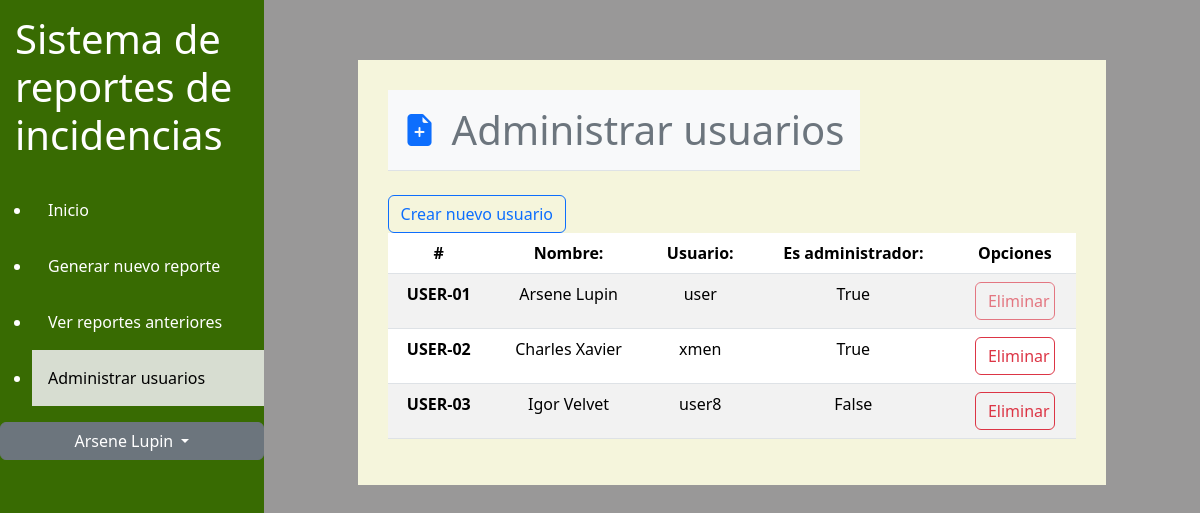
/userManagment/ (signed in), run on the app's committed database.
### appIncidencias/models.py (models this page shows, shortened)
class Tech_support_employee(AbstractBaseUser, PermissionsMixin):
    username = models.CharField(max_length=30, unique=True)
    pile_name = models.CharField(max_length=30)
    sur_name = models.CharField(max_length=30)
    is_active = models.BooleanField(default=True)
    is_admin = models.BooleanField(default=False)
    id = models.CharField(max_length=20, primary_key=True, editable=True)
    objects = TechSupportEmployeeManager()
    USERNAME_FIELD = 'username'
    REQUIRED_FIELDS = ['pile_name', 'sur_name']
    def __str__(self):
        return f"{self.pile_name} {self.sur_name}"

### appIncidencias/views.py (the view, shortened to what this page needs)
# urls.py: path('userManagment/', user_managment, name='userManagment'),
@user_passes_test(admin_required)
@login_required
def user_managment(request):
    users_list = Tech_support_employee.objects.all()
    paginator = Paginator(users_list, 10)
    page_number = request.GET.get('page')
    users = paginator.get_page(page_number)
    context = {
        'users': users,
    }
    return render(request, 'core/userManagment.html', context)

### appIncidencias/views.py (called while the page is built)
def admin_required(user):
    return user.is_authenticated and user.is_admin

### appIncidencias/templates/core/userManagment.html (shortened to what this page needs)
<!DOCTYPE html>
<html lang="es">
<head>
    <link rel="stylesheet" href="https://cdn.jsdelivr.net/npm/bootstrap-icons@1.11.3/font/bootstrap-icons.min.css">
    {% load bootstrap5 %}
    {% bootstrap_css %}
    {% load static %}
</head>
<body>
    <div class="left-menu">
        <h1>Sistema de reportes de incidencias</h1>
        <ul>
            <li><a href="{% url 'home' %}">Inicio</a></li>
            <li><a href="{% url 'addReports' %}">Generar nuevo reporte</a></li>
            <li><a href="{% url 'viewReports' %}">Ver reportes anteriores</a></li>
            <li><a class="active">Administrar usuarios</a></li>
        </ul>
        <div class="btn-group dropright" style="width: 100%;">
            <button type="button" id="user-name" class="btn btn-secondary dropdown-toggle" data-bs-toggle="dropdown"
                aria-expanded="false" style="width: 100%;">
                {{ user }}
            </button>
        </div>
    </div>
    <div class="background-container">
        <div class="main-container">
            <div class="bg-light p-3 mb-4 border-bottom" style="display: inline-flex; align-items: center;">
                <i class="bi bi-file-earmark-plus-fill me-3 text-primary" style="font-size: 2rem;"></i>
                <h1 class="m-0 text-secondary">Administrar usuarios</h1>
            </div>
            <div id="userBtnDiv">
                <button type="button" class="btn btn-outline-primary" id="newUserBtn" data-toggle="modal"
                    data-target="#createNewUser"> Crear nuevo usuario</button>
            </div>
            <table class="table table-striped" name="users">
                <thead>
                    <tr>
                        <th scope="col">#</th>
                        <th scope="col">Nombre:</th>
                        <th scope="col">Usuario:</th>
                        <th scope="col">Es administrador:</th>
                        <th scope="col">Opciones</th>
                    </tr>
                </thead>
                <tbody>
                    {% for x in users %}
                    <tr>
                        <th scope="row">{{x.id}}</th>
                        <td>{{x}}</td>
                        <td>{{x.username}}</td>
                        <td>{{x.is_admin}}</td>
                        <td>
                            <button {% if x.id == user.id %} disabled {% endif %} type="button"
                                class="btn btn-outline-danger" data-toggle="modal" id="showEraseModalBtn"
                                data-target="#eraseUser" data-id="{{x.id}}" data-action="delete-user"
                                data-name="{{x.pile_name}} {{x.sur_name}}">Eliminar</button>
                        </td>
                    </tr>
                    {% endfor %}
                </tbody>
            </table>
        </div>
    </div>
</body>
</html>

### appIncidencias/templates/core/userManagment.html (style rules this page uses)
body { display: flex; flex-direction: row; margin: 0; height: 100vh; }
.background-container { background-color: rgb(153, 152, 152); min-height: 100%; width: calc(100% - 33vh); overflow-y: auto; position: absolute; top: 0; left: 33vh; }
.left-menu { position: fixed; height: 100vh; overflow-y: auto; width: 33vh; background-color: rgb(56, 107, 2); color: white; top: 0; left: 0; }
.main-container { background-color: beige; width: 80%; min-height: 60%; height: auto; overflow-y: auto; max-width: 1000px; margin: 60px auto; padding: 30px; position: relative; }
.table th, .table td { text-align: center; }
.table button { width: 80px; }
.left-menu h1 { padding: 15px; }
.left-menu a { display: block; color: white; padding: 16px; text-decoration: none; }
.left-menu a.active { background-color: #ececece2; color: black; }

### data on the page
Tech_support_employee: pile_name+sur_name "Arsene Lupin", id "USER-01", username "user", is_admin "True"
Tech_support_employee: id "USER-02", pile_name+sur_name "Charles Xavier", username "xmen", is_admin "True"
Tech_support_employee: id "USER-03", pile_name+sur_name "Igor Velvet", username "user8", is_admin "False"
